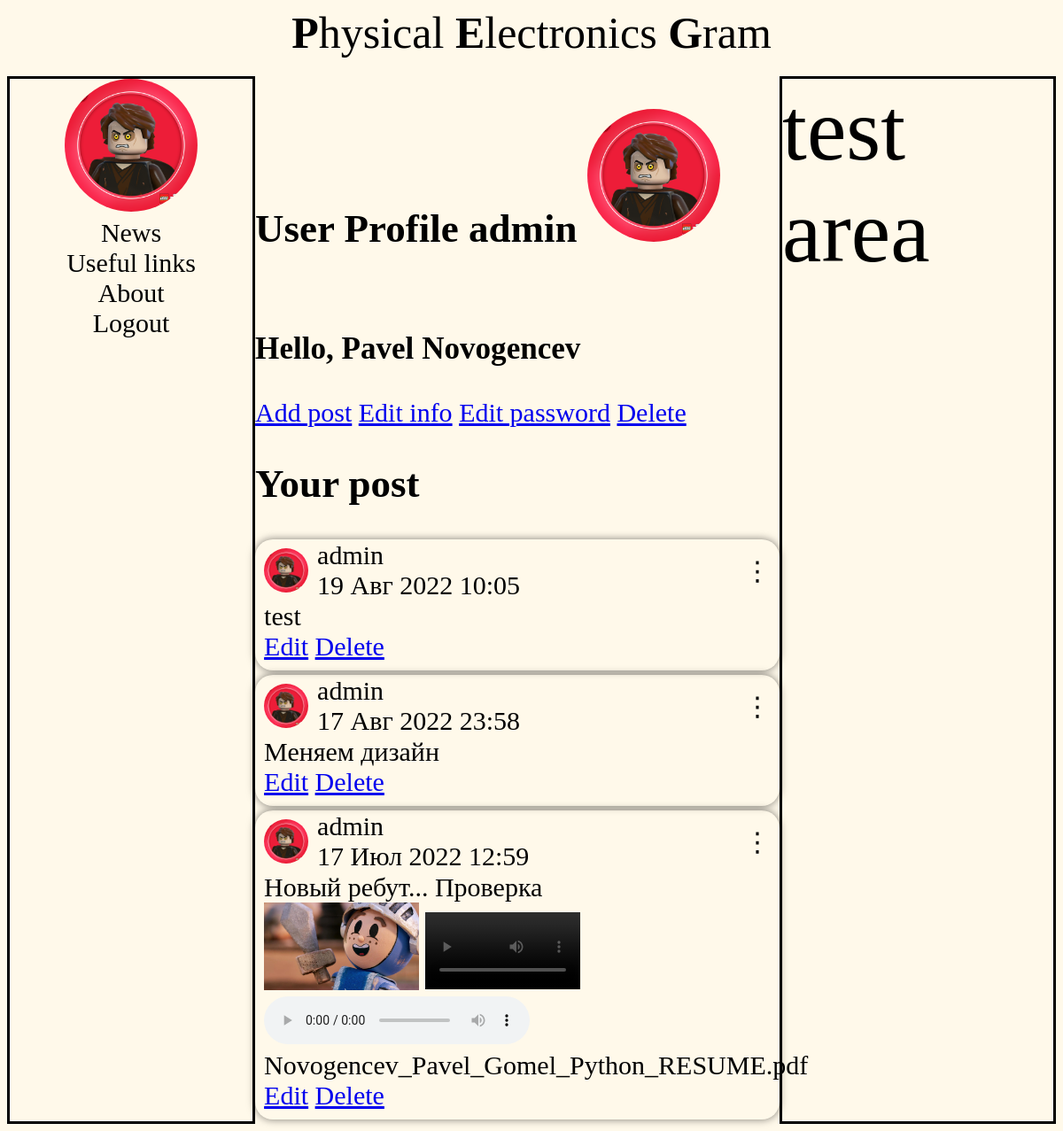
/accounts/profile/ (signed in), run on the app's committed database.
### news/models.py (models this page shows)
class AdvUser(AbstractUser):
    is_activated = models.BooleanField(default=True, db_index=True,
                                       verbose_name='Прошел активацию?')
    avatar = models.ImageField(null=True, blank=True, upload_to="image/profile/")
    class Meta(AbstractUser.Meta):
        pass

class Post(models.Model):
    content = models.TextField(null=True, blank=False)
    image = models.ImageField(upload_to='image/%Y/%m/%d/',blank=True,null=True)
    file = models.FileField(upload_to='files/%Y/%m/%d/',blank=True,null=True)
    video = models.FileField(upload_to='video/%Y/%m/%d/',blank=True,null=True)
    audio = models.FileField(upload_to='audio/%Y/%m/%d/',blank=True,null=True)
    author = models.ForeignKey(AdvUser, on_delete=models.CASCADE, null=True)
    pubdate = models.DateTimeField(auto_now_add=True, db_index=True, verbose_name='Publication date')
    class Meta:
        verbose_name_plural = 'Posts'
        verbose_name = 'Post'
        ordering = ['-pubdate']
    def filename(self):
        return os.path.basename(self.file.name)

### news/views.py (the view)
# urls.py: path('accounts/profile/', profile,name='profile'),
@login_required
def profile(request):
	posts = Post.objects.filter(author=request.user.pk)
	context = {'posts': posts}
	return render(request,'news/profile.html',context)

### news/templates/news/profile.html (shortened to what this page needs)
{% extends "layout/basic.html" %}
{% block content %}
<div>
	<h2>User Profile {{user.username }}
	{% if user.avatar %}
      <img class="avatar" src="{{ user.avatar.url }}"><br><br>
    {% else %}
      <img src="\static\news\user.png"><br><br>
    {% endif %}
	</h2>
	<h3>Hello, {{user.first_name}} {{user.last_name}}</h3>
	<a href="{% url 'news:add' %}">Add post</a>
	<a href="{% url 'news:profile_change' %}">Edit info</a>
	<a href="{% url 'news:password_change' %}">Edit password</a>
	<a href="{% url 'news:profile_delete' %}">Delete</a>
	<h2>Your post</h2>
</div>
<div>
	{% for post in posts %}
	<div class="post">
		<div class="post-author">
			<div class="post-author-a">
				{% if post.author.avatar %}
			      <img class="avatar-small" src="{{ post.author.avatar.url }}">
			    {% else %}
			      <img class="avatar-small" src="\static\news\user.png">
			    {% endif %}
			    <div>
					{{ post.author }}<br>
					{{ post.pubdate|date:"d M Y H:i" }}
				</div>
			</div>
			<div class="post-author-b">
				<a href="{% url 'news:detail' pk=post.pk %}" class="link">⋮</a>
			</div>
		</div>
		<div class="post-content">
			{{ post.content}}<br>
			{% if post.image %}
				<img src="{{ post.image.url }}" class="media">
			{% endif %}
			{% if post.video %}
				<video src="{{ post.video.url }}" class="media" controls="controls"></video><br>
			{% endif %}
			{% if post.audio %}
				<audio src="{{ post.audio.url }}" controls="controls"></audio><br>
			{% endif %}
			{% if post.file %}
				<a href='{{ post.file.url }}' target="-blank" class="file">{{post.filename}}</a><br>
			{% endif %}
			<a href="{% url 'news:edit_post' pk=post.pk %}" >Edit</a>
			<a href="{% url 'news:delete_post' pk=post.pk %}">Delete</a>
		</div>
	</div>
{% endfor %}
</div>
{% endblock %}

### news/templates/layout/basic.html (shortened to what this page needs)
{% load static %}
<!DOCTYPE html>
<html>
<head>
	<link rel="stylesheet" type="text/css" href="{% static 'news/style.css' %}">
</head>
<body>
	<header>
		<a href="{% url 'news:index' %} " class="link"><strong>P</strong>hysical <strong>E</strong>lectronics <strong>G</strong>ram</a>
	</header>
		<div class="content">
			<nav class="nav">
				{% if user.is_authenticated %}
				<a href="{% url 'news:profile' %}">
					{% if user.avatar %}
		      			<img class="avatar" src="{{ user.avatar.url }}">
		    		{% else %}
		      			<img class="avatar" src="\static\news\user.png">
		    		{% endif %}
		    	</a>
				<a href="{% url 'news:index' %}" class="link">News</a>
				<a href="{% url 'news:good' %}" class="link">Useful links</a>
				<a href="{% url 'news:about' %}" class="link">About</a>
				<a href="{% url 'news:logout' %}" class="link">Logout</a>
				{% else %}
				<a href="{% url 'news:login' %}" class="link">Login</a>
				<a href="{% url 'news:register' %}" class="link">Registration</a>
				{% endif %}
			</nav>
			<section>
				{% block content %}
				{% endblock %}
			</section>
			<div class="test">test area</div>
		</div>
</body>
</html>

### news/static/news/style.css (style rules this page uses)
body { background: #FFF9EA; font-size: 100px; }
header { display: flex; justify-content: center; align-items: flex-start; font-size: 50%; }
.content { display: flex; flex-direction: row; margin-top: 20px; }
.nav { display: flex; flex-direction: column; font-size: 30%; border:solid; width: 25%; align-items: center; }
section { display: flex; flex-direction: column; width: 50%; font-size: 30%; }
.test { border:solid; }
.post { margin-bottom: 5px; border-radius: 20px; box-shadow: 0 0 10px rgba(0,0,0,0.5); }
.media { width: 30%; }
.avatar-small { width: 50px; height: 50px; border-radius: 100px; padding: 10px; }
.avatar { width: 150px; border-radius: 100px; }
.post-author { display: flex; align-items: center; justify-content: space-between; }
.post-author-a { display: flex; flex-direction: row; align-items: center; }
.post-author-b { padding: 10px; }
.post-content { padding: 0 0 10px 10px; }
.link { text-decoration: none; color: black; }
.file { text-decoration: none; color: black; }

### data on the page
AdvUser: avatar (picture), username "admin", first_name "Pavel", last_name "Novogencev"
Post: author.avatar (picture), author "admin", pubdate "19 Авг 2022 10:05", content "test"
Post: author.avatar (picture), author "admin", pubdate "17 Авг 2022 23:58", content "Меняем дизайн"
Post: author.avatar (picture), author "admin", pubdate "17 Июл 2022 12:59", content "Новый ребут... Проверка", image (picture), filename "Novogencev_Pavel_Gomel_Python_RESUME.pdf"
